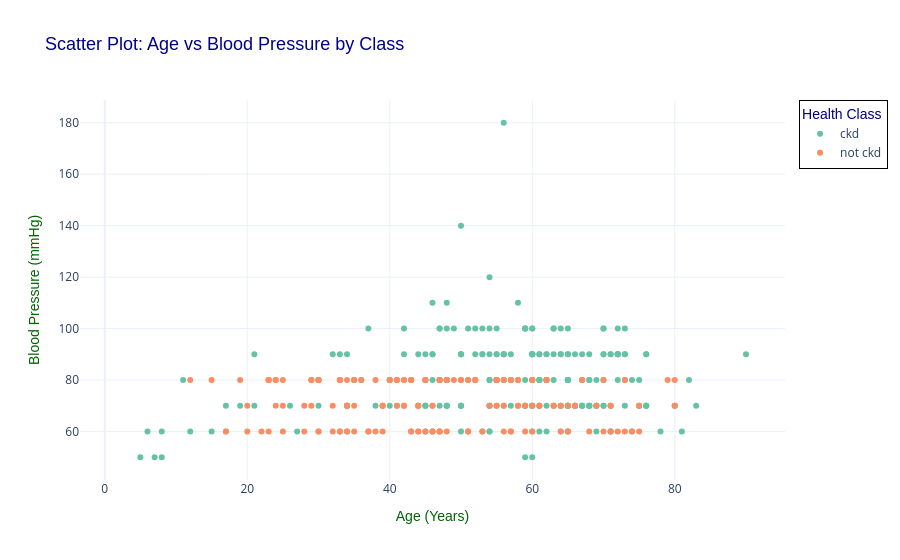

Notebook source saved alongside this figure:
### Code cell
import plotly.express as px

# Using a professional color palette for the "class" column
fig = px.scatter(
    df, 
    x="age", 
    y="blood_pressure", 
    color="class",
    color_discrete_sequence=px.colors.qualitative.Set2,  # Professional categorical palette
    title="Scatter Plot: Age vs Blood Pressure by Class",
    labels={
        "age": "Age (Years)",
        "blood_pressure": "Blood Pressure (mmHg)",
        "class": "Health Class"
    },
    template="plotly_white"  # Use a clean template for professional visuals
)

# Customize layout for better appearance
fig.update_layout(
    title_font=dict(size=18, family="Arial", color="darkblue"),
    xaxis_title_font=dict(size=14, family="Arial", color="darkgreen"),
    yaxis_title_font=dict(size=14, family="Arial", color="darkgreen"),
    legend_title_font=dict(size=14, family="Arial", color="navy"),
    legend=dict(bordercolor="black", borderwidth=1, bgcolor="rgba(255, 255, 255, 0.9)")
)

# Display the scatter plot
fig.show()

### Figure 1 — Plotly figure (JSON) as saved in the notebook; plotly's stock layout.template omitted (floating-point values rounded to 4 significant figures; data arrays with more than 128 entries replaced by an {"elided": "..."} marker saying what was removed)
{"data": [{"hovertemplate": "Health Class=ckd<br>Age (Years)=%{x}<br>Blood Pressure (mmHg)=%{y}<extra></extra>", "legendgroup": "ckd", "marker": {"color": "rgb(102,194,165)", "symbol": "circle"}, "mode": "markers", "name": "ckd", "orientation": "v", "showlegend": true, "type": "scatter", "x": {"elided": "250 int values"}, "xaxis": "x", "y": {"elided": "250 int values"}, "yaxis": "y"}, {"hovertemplate": "Health Class=not ckd<br>Age (Years)=%{x}<br>Blood Pressure (mmHg)=%{y}<extra></extra>", "legendgroup": "not ckd", "marker": {"color": "rgb(252,141,98)", "symbol": "circle"}, "mode": "markers", "name": "not ckd", "orientation": "v", "showlegend": true, "type": "scatter", "x": {"elided": "150 int values"}, "xaxis": "x", "y": {"elided": "150 int values"}, "yaxis": "y"}], "layout": {"legend": {"bgcolor": "rgba(255, 255, 255, 0.9)", "bordercolor": "black", "borderwidth": 1, "title": {"font": {"color": "navy", "family": "Arial", "size": 14}, "text": "Health Class"}, "tracegroupgap": 0}, "title": {"font": {"color": "darkblue", "family": "Arial", "size": 18}, "text": "Scatter Plot: Age vs Blood Pressure by Class"}, "xaxis": {"anchor": "y", "domain": [0, 1], "title": {"font": {"color": "darkgreen", "family": "Arial", "size": 14}, "text": "Age (Years)"}}, "yaxis": {"anchor": "x", "domain": [0, 1], "title": {"font": {"color": "darkgreen", "family": "Arial", "size": 14}, "text": "Blood Pressure (mmHg)"}}}}
